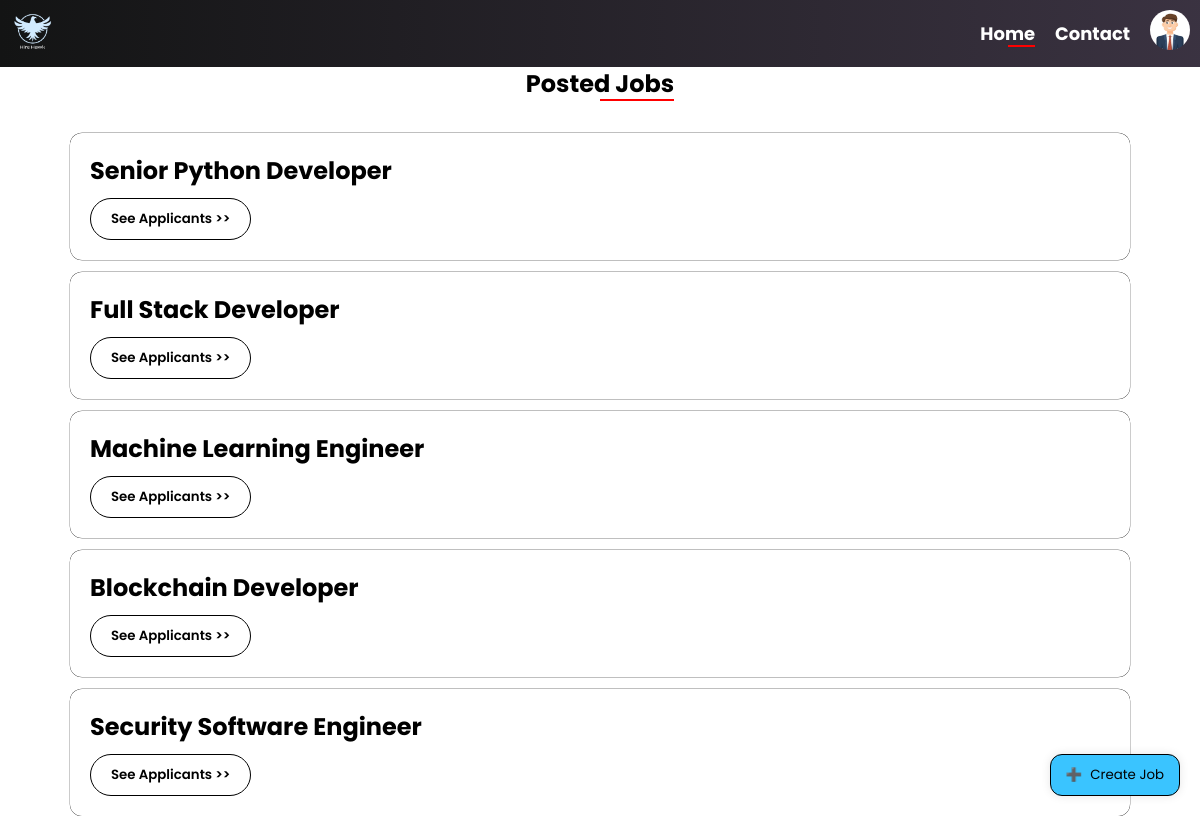
The page /admindash/ (signed in) on the database as committed earlier.
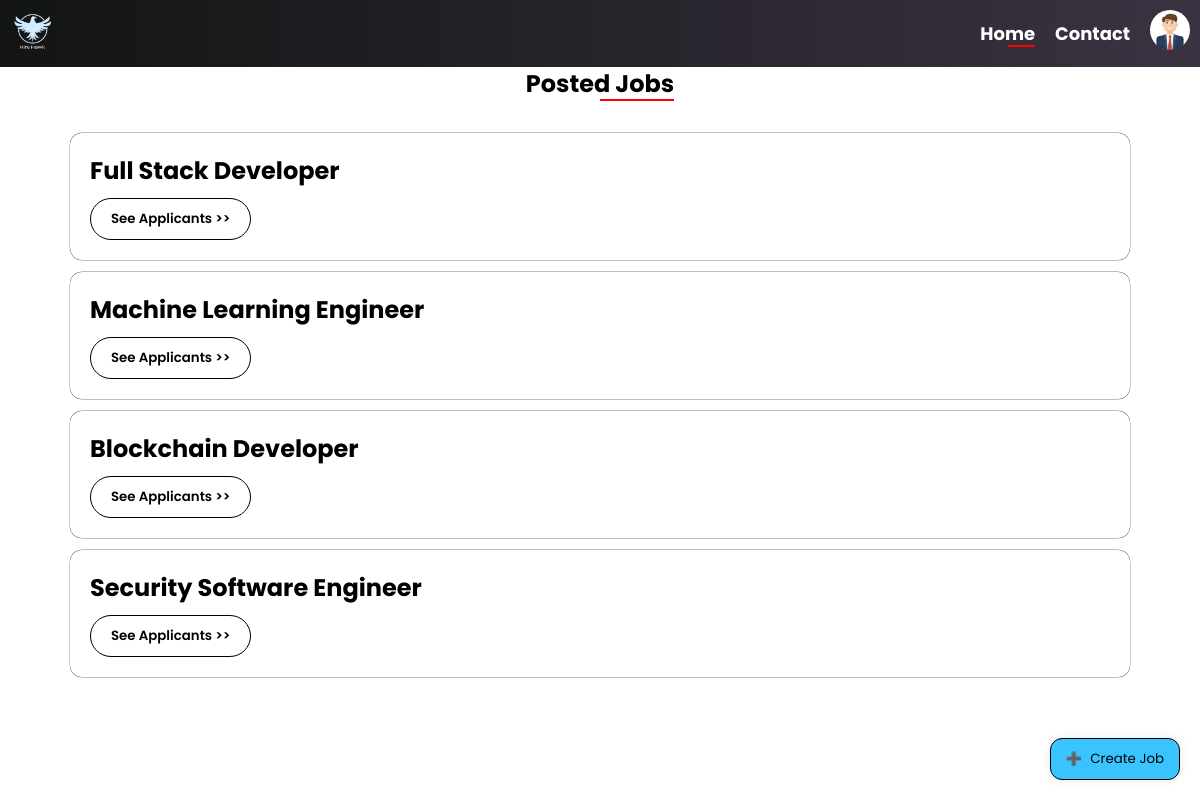
The same page on the database as committed later.
### resume_manager/models.py (models this page shows, shortened)
class Job_description(models.Model):
    title = models.CharField(max_length = 255)
    brief_stat = models.CharField(max_length = 255 ,null = True)
    responsibility = models.TextField()
    requirement = models.TextField()
    salary = models.CharField(max_length = 100)
    created_at = models.DateTimeField(auto_now_add= True , null = True)

### resume_manager/views.py (the view)
# urls.py: path("admindash/", views.admin_all_jobs, name= "admin_dashboard"),
def admin_all_jobs(request):
    if request.user.is_superuser:
        all_jobs = Job_description.objects.all()
        messages_data = messages.get_messages(request)
        return render(request,'Recruiter/RecDashboard/RecDashboard.html',{'jobs': all_jobs,'messages': messages_data})
    else:
        return redirect('login')

### resume_manager/emailbackend.py (called while the page is built)
    def get_user(self, user_id):
        UserModel = get_user_model()
        try:
            return UserModel.objects.get(pk=user_id)
        except UserModel.DoesNotExist:
            return None

### templates/Recruiter/RecDashboard/RecDashboard.html (shortened to what this page needs)
<!DOCTYPE html>
{% load static %}
<html lang="en">
<head>
</head>
<body>
  <nav>
    <div class="logo">
      <img src="{% static "image/HireHawkLogo.png"%}" alt="Logo">
    </div>
    <ul>
      <li><a href="{% url 'admin_dashboard' %}" class="thispage">Home</a></li>
      <li><a href="{% url 'contactus' %}">Contact</a></li>
      <li class="nav-item profile" id="profileImage" onclick="showPopup()">
        <img src="{% static "image/profile-image.jpg" %}" alt="Profile Avatar">
      </li>
    </ul>
  </nav>
  <div class="postedJobTitle">
    <h2>Posted Jobs</h2>
  </div>
  {% for job in jobs %}
  <div class="content">
    <div class="text-content">
      <h2>{{job.title}}</h2>
    </div>
    <form method="post" action={% url 'admin_job_desc' %}>
      <button class="seeApplicantButton">
        See Applicants >>
      </button>
  </div>
  {% endfor %}
  <button onclick='location.href="{% url "job_create" %}" ' class="floating-button" id="floatingButton">
      <span class="icon">
        ➕
      </span>
      <span class="text">Create Job</span>
  </button>
</body>
</html>

Rows that differ between the two databases and show on the page:
removed Job_description: title "Senior Python Developer"
